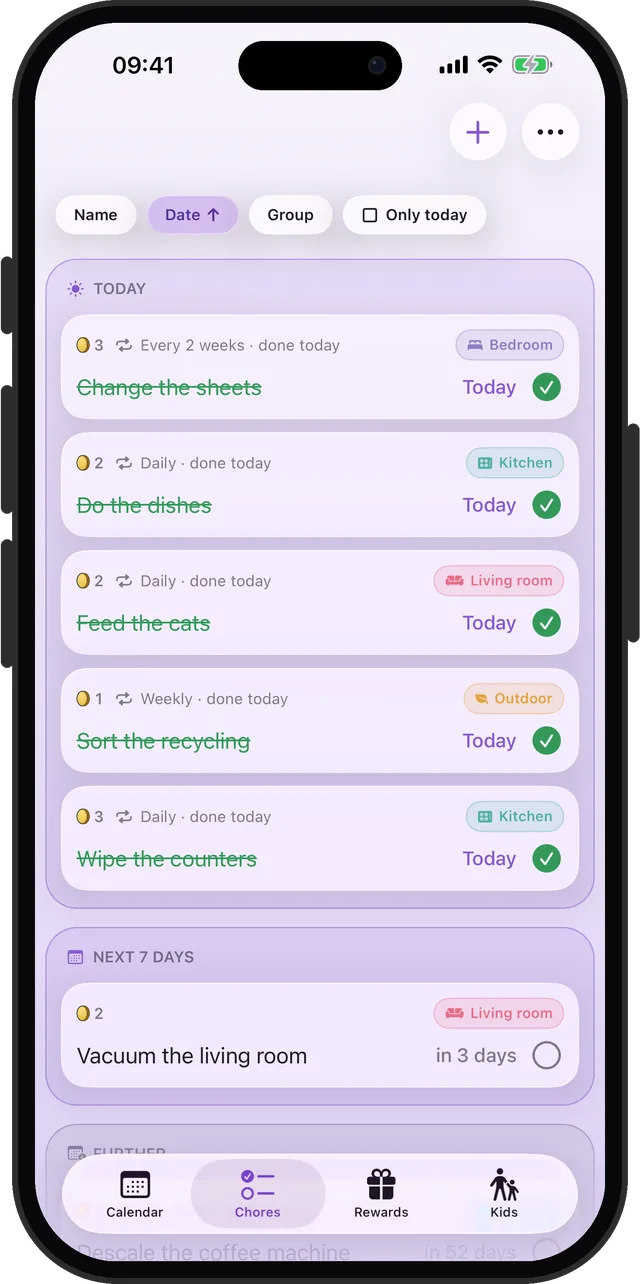
#> input picture assets/shot-chores.png, 640 x 1284 px, given in place of AppIcon.png, which was not available
$ python make_assets.py ../assets/shot-chores.png
#> lines starting #> are read from the running program, lines starting #| are printed output that depends on the picture; pictures that were not available may be replaced by others from this repository, and a replacement may not be noted
#!/usr/bin/env python3
"""Build every image getchoru.com serves, from the app repo's own sources.

- Icons (favicon.ico, favicon-32, apple-touch-icon, icon-512) from the app icon.
- Screenshots: the App Store raws (Marketing/screenshots/raw/en, the store seed) framed
  in AlarmPlanner's web shell (side buttons that protrude) plus the store set's Dynamic
  Island, exported as WebP at one uniform size.
- Mascot cut-outs from the asset catalog, as WebP.
- og-image.png (1200x630): the store set's violet gradient, the name, one line, a dragon.

Needs Pillow. Run from anywhere: python3 _gen/make_assets.py
"""
import io
import os
import sys
from PIL import Image, ImageDraw, ImageFont

# Apple's own product bezel since 2026-11-01 (Holocron brand.md; bezel PNGs in ~/Documents/Xcode/AppleBezels,
# never in this repo). The bezel carries the Dynamic Island and camera, so nothing is painted on the capture.
sys.path.insert(0, os.path.expanduser("~/Documents/Holocron/tools/web-frames"))
from apple_bezel import frame as apple_frame  # noqa: E402

GEN = os.path.dirname(os.path.abspath(__file__))
SITE = os.path.dirname(GEN)
APP = os.path.dirname(SITE)                      # the Choru app repo this site sits in
OUT = os.path.join(SITE, "assets")
RAW = os.path.join(APP, "Marketing", "screenshots", "raw", "en")
XCASSETS = os.path.join(APP, "Choru", "Assets.xcassets")
ICON = os.path.join(XCASSETS, "AppIcon.appiconset", "AppIcon.png")
FONT_BLACK = "/Library/Fonts/SF-Pro-Display-Black.otf"
FONT_BOLD = "/Library/Fonts/SF-Pro-Display-Bold.otf"

# The store set's shell (Marketing/screenshots/config.json) and violet gradient.
SCREEN_R_RATIO = 0.145
BEZEL_RATIO = 0.030
RIM_RATIO = 0.011
RIM_COLOR = (0x2C, 0x2C, 0x2D, 255)
ISLAND = dict(w_ratio=0.286, h_ratio=0.0855, top_ratio=0.0318)
VIOLET_TOP = (0xB4, 0x8B, 0xFF)
VIOLET_BOTTOM = (0x15, 0x0E, 0x26)
WEB_W = 640                                      # every framed shot is this wide

SHOTS = {
    "shot-mess.webp":     "calendar_mess.png",
    "shot-done.webp":     "calendar_done.png",
    "shot-chores.webp":   "chores.png",
    "shot-editor.webp":   "editor.png",
    "shot-family.webp":   "family_qr.png",      # its QR is the preview placeholder (0preview)
    "shot-kids.webp":     "kids.png",
    "shot-kidphone.webp": "kid_phone.png",
    "shot-rewards.webp":  "rewards.png",
    "shot-stats.webp":    "stats.png",
    "shot-widgets.webp":  "widgets.png",
}

MASCOTS = {
    "mascot-looking.webp": "ChoruLooking",       # 404
    "mascot-ready.webp":   "ChoruReady",         # og-image, guides hub
}


def shell(img):
    """The capture in Apple's iPhone bezel (Dynamic Island and camera included)."""
    return apple_frame(img)


# [78 lines left out: functions camera_lens, save_webp, png_twin, largest_png, gradient, og_image, not called in this run]


def icons():
    src = Image.open(ICON).convert("RGBA")
#> src is the input picture: PIL image 640x1284 RGBA; mean R, G, B, A 196.1, 189.1, 206.6, 244.3
    src.resize((180, 180), Image.LANCZOS).save(os.path.join(OUT, "apple-touch-icon.png"), optimize=True)
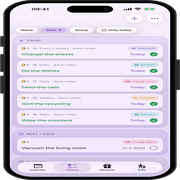
#> saved as apple-touch-icon.png: PIL image 180x180 RGBA; mean R, G, B, A 196.5, 189.5, 206.7, 244.3; transparent parts drawn white
    src.resize((512, 512), Image.LANCZOS).save(os.path.join(OUT, "icon-512.png"), optimize=True)
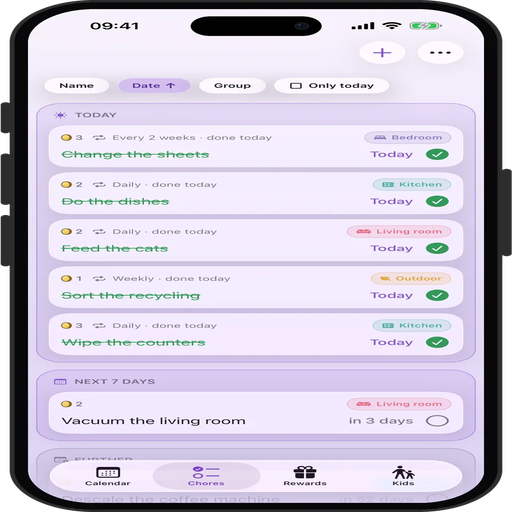
#> saved as icon-512.png: PIL image 512x512 RGBA; mean R, G, B, A 196, 189, 206.4, 244.3; transparent parts drawn white
    src.resize((32, 32), Image.LANCZOS).save(os.path.join(OUT, "favicon-32.png"), optimize=True)
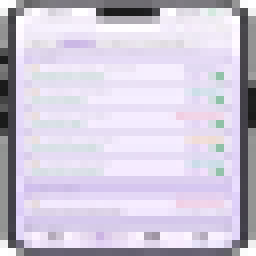
#> saved as favicon-32.png: PIL image 32x32 RGBA (shown 8 times larger); mean R, G, B, A 197, 190.2, 207.3, 244.6; transparent parts drawn white
    src.save(os.path.join(SITE, "favicon.ico"), sizes=[(16, 16), (32, 32), (48, 48)])
    print("icons: apple-touch-icon 180, icon-512, favicon-32, favicon.ico 16/32/48")


if __name__ == "__main__":
    os.makedirs(OUT, exist_ok=True)
    if sys.argv[1:] == ["--twins"]:     # PNG twins for the WebPs already in assets/, nothing else
        for name in sorted(os.listdir(OUT)):
            if name.endswith(".webp"):
                png_twin(name)
        sys.exit(0)
    icons()
    for name, raw in SHOTS.items():
        framed = shell(Image.open(os.path.join(RAW, raw)))
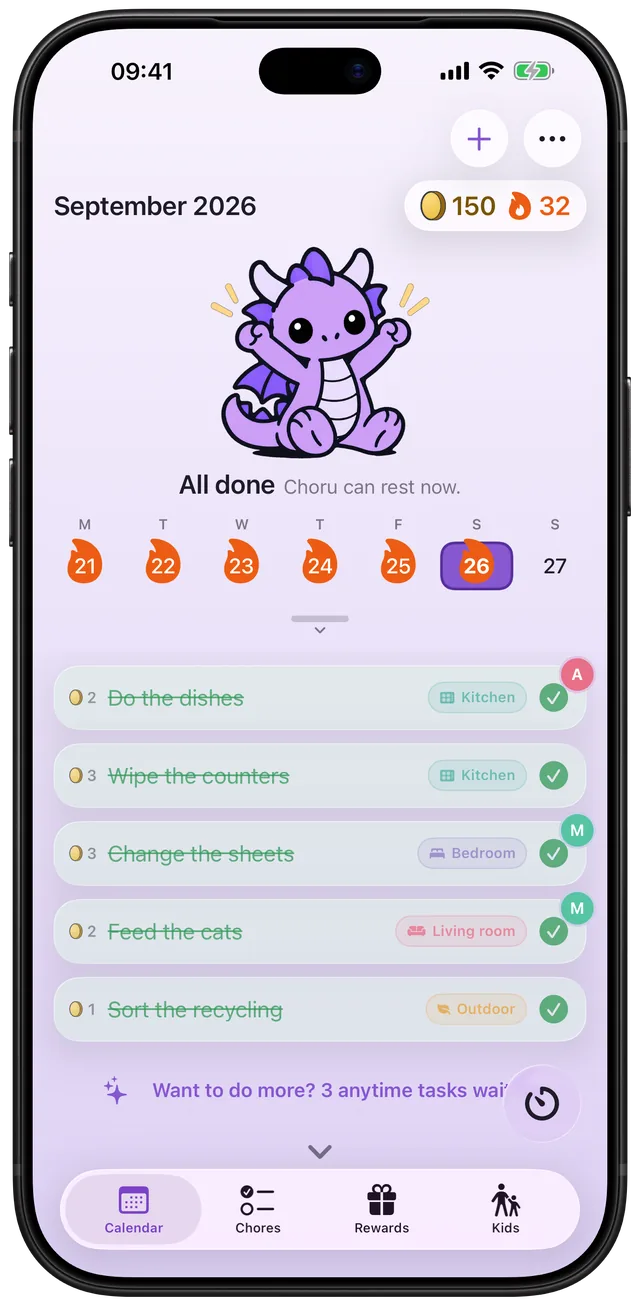
#> input picture assets/shot-done.png, 640 x 1306 px, given in place of calendar_mess.png, which was not available
#> (the run stopped early here; a loop or call above may not have finished)
